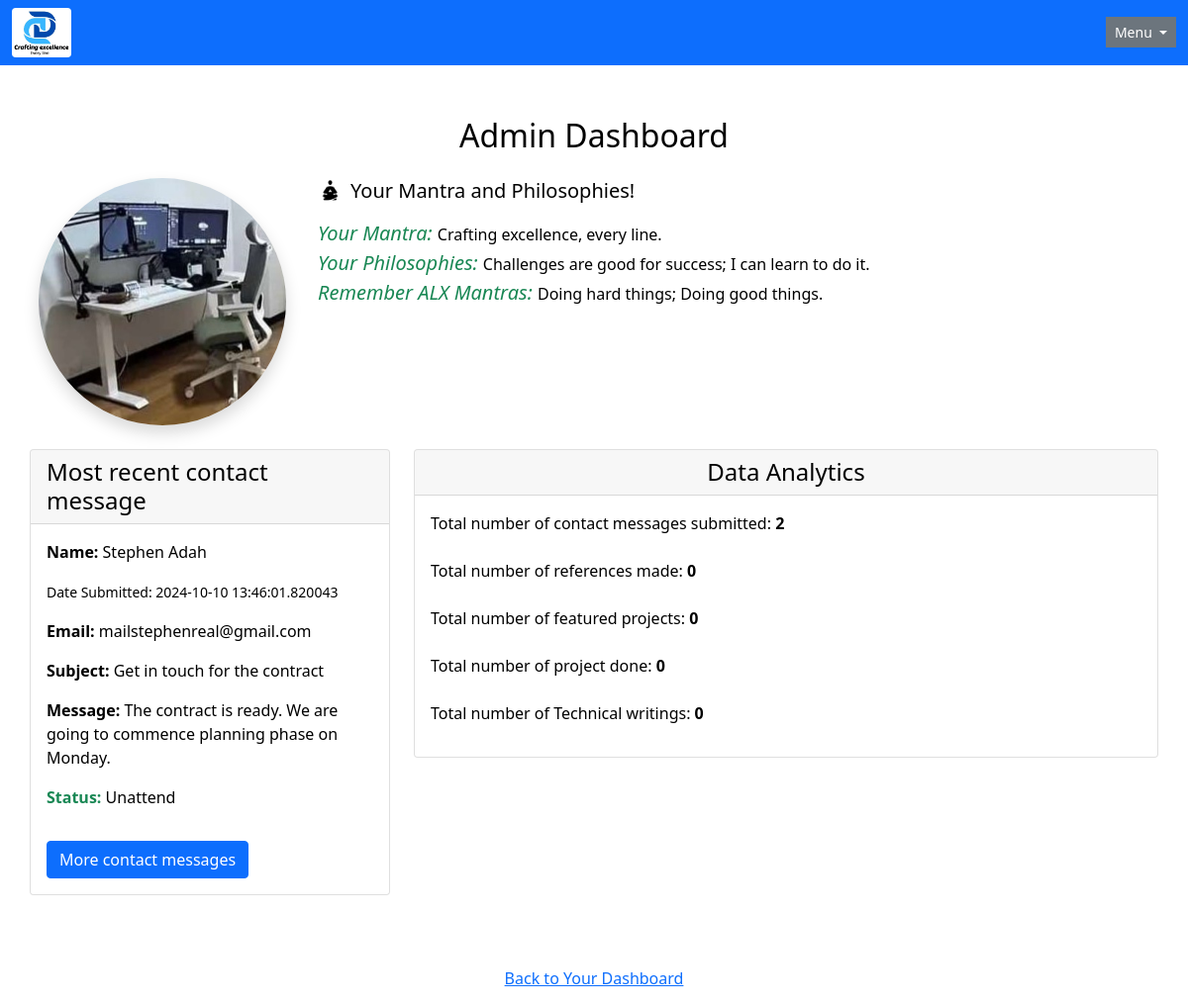
/admindashboard (signed in), run on the app's committed database.
### app/models/contact.py (models this page shows, shortened)
class ContactMessage(db.Model):
    __tablename__ = 'contactMessage'
    message_id: Mapped[str] = mapped_column(
            String(length=36), primary_key=True, default=lambda: str(uuid4())
    )
    date_submitted: Mapped[datetime] = mapped_column(
        DateTime, default=datetime.utcnow
    )
    name: Mapped[str] = mapped_column(
        String(length=100), unique=False
    )
    email: Mapped[str] = mapped_column(
        String(length=120), unique=False
    )
    subject: Mapped[str] = mapped_column(
        String(length=120), unique=False
    )
    message: Mapped[str] = mapped_column(Text)
    status: Mapped[str] = mapped_column(
        String(length=30), unique=False, default="Unattend"
    )

### app/routes/admindashboard.py (the view)
@admindashboard_bp.route(
    "/admindashboard", methods=['GET'], strict_slashes=False
)
@jwt_required()
def admindashboard_page():
    admin_id = get_jwt_identity()  # Fetch and display data using the admin_id
    admin = Admin.query.filter_by(id=admin_id).first()
    if not admin:
        flash('You are not an admin', 'warning')
        return redirect(url_for('main.home.home_page'))
    contact_messages = ContactMessage.query.all()
    featured_projects = FeaturedProject.query.all()
    projects_done = ProjectDone.query.all()
    writings = Writing.query.all()
    references = Reference.query.all()
    return render_template(
        'admindashboard.html',
        contact_messages=contact_messages,
        references=references,
        featured_projects=featured_projects,
        projects_done=projects_done, writings=writings
    )

### app/routes/afterRequest.py (called while the page is built)
def refresh_expiring_jwts(response):
    try:
        exp_timestamp = get_jwt()["exp"]
        now = datetime.now(timezone.utc)
        target_timestamp = datetime.timestamp(now + timedelta(minutes=30))
        if target_timestamp > exp_timestamp:
            access_token = create_access_token(identity=get_jwt_identity())
            set_access_cookies(response, access_token)
        return response
    except (RuntimeError, KeyError):
        return response

### app/templates/admindashboard.html (shortened to what this page needs)
{% extends "admin-base.html" %}
{% block content %}
   <div class="container my-5">
        <h1 class="h2 text-center mb-4">Admin Dashboard</h1>
      <div class="row mb-4">
        <div class="col-md-3 text-center">
          <img src="{{ url_for('static', filename='images/studio_2.jpg') }}", class="rounded-circle img-fluid border-dark shadow", style="width: 250px; height: 250px;">
        </div>
        <div class="col-md-9">
          <h5 class="d-flex align-items-center mb-3">
              <img src="{{ url_for('static', filename="images/mantra.png") }}" alt="mantra icon" class="img-fluid rounded me-2" style="width: 25px; height: 25px;">
              Your Mantra and Philosophies!
          </h5>
          <ul class="list-unstyled">
             <li><i class="bi bi-check-circle text-success lead">Your Mantra: </i>Crafting excellence, every line.</li>
             <li><i class="bi bi-check-circle text-success lead">Your Philosophies: </i>Challenges are good for success; I can learn to do it.</li>
             <li><i class="bi bi-check-circle text-success lead">Remember ALX Mantras: </i>Doing hard things; Doing good things.</li>
          </ul>
        </div>
      </div>
      <div class="row">
        <div class="col-md-4 mb-4">
          <div class="card">
            <div class="card-header">
             <h4 class="mb-0">Most recent contact message</h4>
            </div>
            <div class="card-body">
            {% if contact_messages %}
             {% for most_recent_message in contact_messages[-1:]%}
               <div>
                       <p><strong>Name:</strong> {{ most_recent_message.name }}</p>
                       <p><small>Date Submitted: {{ most_recent_message.date_submitted }}</small></p>
                       <p><strong>Email:</strong> {{ most_recent_message.email }}</p>
                       <p><strong>Subject:</strong> {{ most_recent_message.subject }}</p>
                       <p><strong>Message:</strong> {{ most_recent_message.message }}</p>
                       <p><strong class="text-success">Status:</strong> {{ most_recent_message.status }}</p>
               </div>
               <a href="{{ url_for('main.contacts.view_contact_messages') }}" class="btn btn-primary mt-3">More contact messages</a>
             {% endfor %}
            {% else %}
              <div>
                 <p class="text-center">No recent contact message at the moment.</p>
              </div>
            {% endif %}
            </div>
          </div>
        </div>
        <div class="col-md-8">
           <div class="card">
              <div class="card-header">
                  <h4 class="mb-0 text-center">Data Analytics</h4>
              </div>
              <div>
               <p class="card-body">
                 Total number of contact messages submitted: <strong>{{ contact_messages | length }}</strong>
                 <br>
                 <br>
                 Total number of references made:  <strong>{{ references | length }}</strong>
                 <br>
                 <br>
                 Total number of featured projects:  <strong>{{ featured_projects | length }}</strong>
                 <br>
                 <br>
                 Total number of project done:  <strong>{{ projects_done | length }}</strong>
                 <br>
                 <br>
                 Total number of Technical writings:  <strong>{{ writings | length }}</strong>
               </p>
              </div>
           </div>
        </div>
      </div>
   </div>
{% endblock %}

### app/static/css/styles.css (style rules this page uses)
.container { width: 100%; padding: 0; }
body, html { margin: 0; padding: 0; width: 100%; overflow-x: hidden; }
body { padding-top: 70px; }

### app/templates/admin-base.html (style rules this page uses)
body { background-color: white; color: black; }

### data on the page
ContactMessage: name "Stephen Adah", date_submitted "2024-10-10 13:46:01.820043", email "mailstephenreal@gmail.com", subject "Get in touch for the contract", message "The contract is ready. We are going to commence planning phase on Monday.", status "Unattend"

### other printed values
{{ contact_messages | length }} "2"
{{ references | length }} "0"
{{ featured_projects | length }} "0"
{{ projects_done | length }} "0"
{{ writings | length }} "0"
